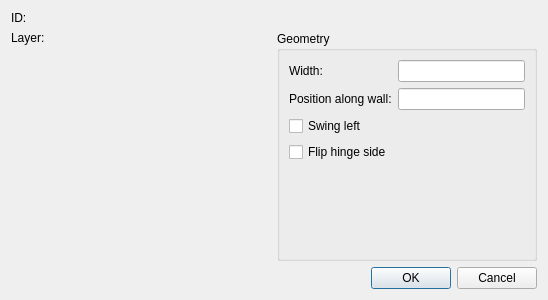
<?xml version="1.0" encoding="UTF-8"?>
<ui version="4.0">
 <class>QG_DlgDoor</class>
 <widget class="QDialog" name="QG_DlgDoor">
  <property name="geometry">
   <rect>
    <x>0</x>
    <y>0</y>
    <width>548</width>
    <height>300</height>
   </rect>
  </property>
  <property name="sizePolicy">
   <sizepolicy hsizetype="MinimumExpanding" vsizetype="MinimumExpanding">
    <horstretch>0</horstretch>
    <verstretch>0</verstretch>
   </sizepolicy>
  </property>
  <property name="windowTitle">
   <string>Door</string>
  </property>
  <layout class="QVBoxLayout">
   <item>
    <widget class="QLabel" name="lId">
     <property name="text">
      <string>ID: </string>
     </property>
    </widget>
   </item>
   <item>
    <layout class="QHBoxLayout">
     <item>
      <layout class="QVBoxLayout">
       <item>
        <layout class="QHBoxLayout">
         <item>
          <widget class="QLabel" name="lLayer">
           <property name="text">
            <string>Layer:</string>
           </property>
          </widget>
         </item>
         <item>
          <widget class="QG_LayerBox" name="cbLayer" native="true"/>
         </item>
        </layout>
       </item>
       <item>
        <widget class="QG_WidgetPen" name="wPen" native="true">
         <property name="sizePolicy">
          <sizepolicy hsizetype="MinimumExpanding" vsizetype="MinimumExpanding">
           <horstretch>0</horstretch>
           <verstretch>0</verstretch>
          </sizepolicy>
         </property>
         <property name="minimumSize">
          <size>
           <width>230</width>
           <height>140</height>
          </size>
         </property>
        </widget>
       </item>
      </layout>
     </item>
     <item>
      <widget class="QGroupBox" name="gbGeometry">
       <property name="title">
        <string>Geometry</string>
       </property>
       <layout class="QGridLayout">
        <item row="0" column="0">
         <widget class="QLabel" name="lWidth">
          <property name="text">
           <string>Width:</string>
          </property>
         </widget>
        </item>
        <item row="0" column="1">
         <widget class="QLineEdit" name="leWidth">
          <property name="minimumSize">
           <size>
            <width>64</width>
            <height>0</height>
           </size>
          </property>
         </widget>
        </item>
        <item row="1" column="0">
         <widget class="QLabel" name="lPosition">
          <property name="text">
           <string>Position along wall:</string>
          </property>
         </widget>
        </item>
        <item row="1" column="1">
         <widget class="QLineEdit" name="lePosition">
          <property name="minimumSize">
           <size>
            <width>64</width>
            <height>0</height>
           </size>
          </property>
         </widget>
        </item>
        <item row="2" column="0" colspan="2">
         <widget class="QCheckBox" name="cbSwingLeft">
          <property name="text">
           <string>Swing left</string>
          </property>
         </widget>
        </item>
        <item row="3" column="0" colspan="2">
         <widget class="QCheckBox" name="cbHingeReversed">
          <property name="text">
           <string>Flip hinge side</string>
          </property>
         </widget>
        </item>
        <item row="4" column="0">
         <spacer name="vSpacer">
          <property name="orientation">
           <enum>Qt::Vertical</enum>
          </property>
          <property name="sizeHint" stdset="0">
           <size>
            <width>20</width>
            <height>1</height>
           </size>
          </property>
         </spacer>
        </item>
       </layout>
      </widget>
     </item>
    </layout>
   </item>
   <item>
    <widget class="QDialogButtonBox" name="buttonBox">
     <property name="standardButtons">
      <set>QDialogButtonBox::Cancel|QDialogButtonBox::Ok</set>
     </property>
    </widget>
   </item>
  </layout>
 </widget>
 <customwidgets>
  <customwidget>
   <class>QG_WidgetPen</class>
   <extends>QWidget</extends>
   <header>qg_widgetpen.h</header>
  </customwidget>
  <customwidget>
   <class>QG_LayerBox</class>
   <extends>QWidget</extends>
   <header>qg_layerbox.h</header>
  </customwidget>
 </customwidgets>
 <tabstops>
  <tabstop>leWidth</tabstop>
  <tabstop>lePosition</tabstop>
  <tabstop>cbSwingLeft</tabstop>
  <tabstop>cbHingeReversed</tabstop>
 </tabstops>
 <resources/>
 <connections>
  <connection>
   <sender>buttonBox</sender>
   <signal>accepted()</signal>
   <receiver>QG_DlgDoor</receiver>
   <slot>accept()</slot>
   <hints>
    <hint type="sourcelabel">
     <x>273</x>
     <y>283</y>
    </hint>
    <hint type="destinationlabel">
     <x>20</x>
     <y>20</y>
    </hint>
   </hints>
  </connection>
  <connection>
   <sender>buttonBox</sender>
   <signal>rejected()</signal>
   <receiver>QG_DlgDoor</receiver>
   <slot>reject()</slot>
   <hints>
    <hint type="sourcelabel">
     <x>273</x>
     <y>283</y>
    </hint>
    <hint type="destinationlabel">
     <x>20</x>
     <y>20</y>
    </hint>
   </hints>
  </connection>
 </connections>
</ui>
